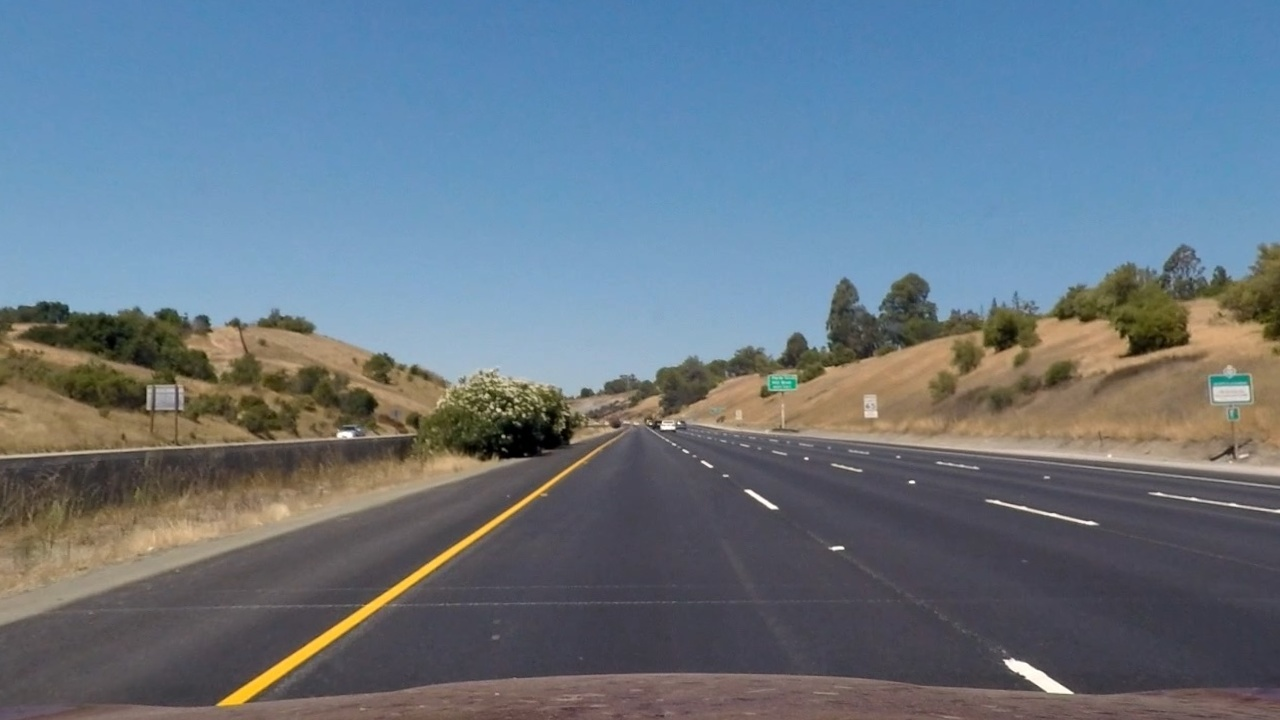
#> input picture output_images/undistorted_straight_lines1.jpg, 1280 x 720 px
$ python LaneAerializer.py
#> lines starting #> are read from the running program, lines starting #| are printed output that depends on the picture; after the words box and inside, x2 and y2 are one past the last pixel; in counts of white or black regions, pixels touching at a corner belong together
import cv2
import pickle
import matplotlib.pyplot as plt
import numpy as np


class LaneAerializer:
    mtx = None
    trapiz = None
    rect = None
    mtxInv = None

    def __init__(self, trapiz, rect):
        self.trapiz = trapiz
        self.rect = rect
        self.mtx = cv2.getPerspectiveTransform(trapiz, rect)
        self.mtxInv = cv2.getPerspectiveTransform(rect, trapiz)

    @classmethod
    def from_pickle(cls, pickle_file):
        with open(pickle_file, mode='rb') as f:
            pers_trans = pickle.load(f)
            return LaneAerializer(pers_trans['trapiz'], pers_trans['rect'])

    @classmethod
    def from_image(cls, image_path, pickle_path=None, grid_interval=25, grid_color=(200, 100, 200)):
#> called with pickle_path = './lane_aerializer/lane_aerializer.p', grid_interval = 25, grid_color = (200, 100, 200)
        points = []
        current = [0, 0]
        image = cv2.imread(image_path)
#> image is the input picture: shape (720, 1280, 3); mean B, G, R 131.6, 118.3, 103.6
        width = image.shape[1]
#> width = 1280
        height = image.shape[0]
#> height = 720
        img = image.copy()

        c_x = int(width / 2)
#> c_x = 640
        c_y = int(height / 2)
#> c_y = 360

        for i in range(0, c_x + 1, grid_interval):
            cv2.line(img, (i, 0), (i, height), grid_color, 1)
            cv2.line(img, (width - i, 0), (width - i, height), grid_color, 1)
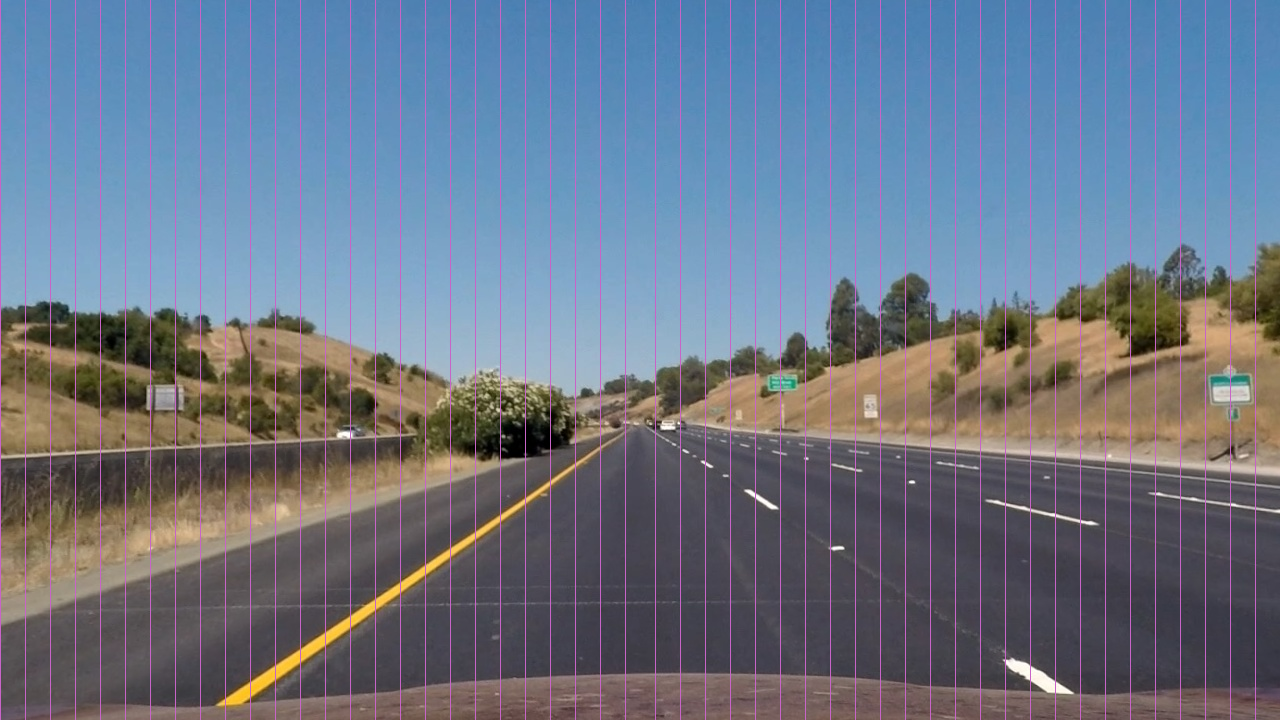
#> img: shape (720, 1280, 3); 3.98% of pixels changed, all inside (x1, y1, x2, y2) = (0, 0, 1256, 720)

        for i in range(0, c_y + 1, grid_interval):
            cv2.line(img, (0, i), (width, i), grid_color, 1)
            cv2.line(img, (0, height - i), (width, height - i), grid_color, 1)
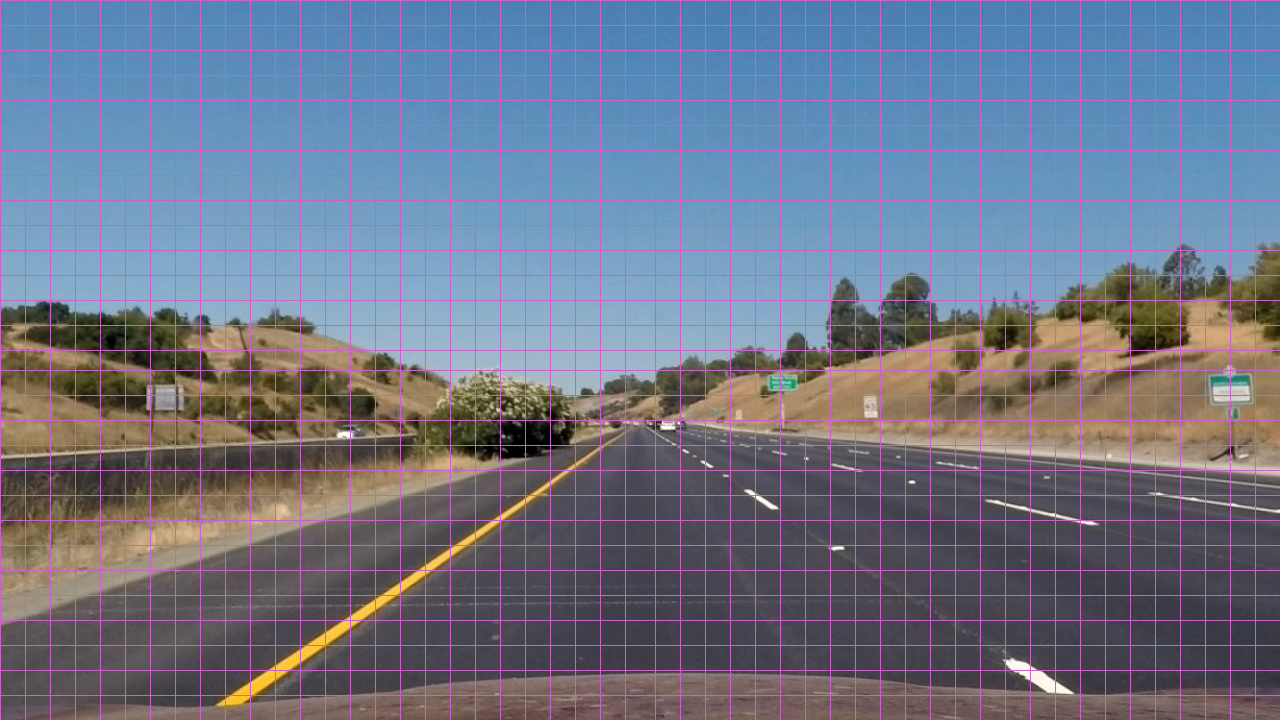
#> img: shape (720, 1280, 3); 3.87% of pixels changed, all inside (x1, y1, x2, y2) = (1, 0, 1280, 696)

        def select_point(event, x, y, flags, param):
            current[0] = x
            current[1] = y
            if event == cv2.EVENT_LBUTTONDBLCLK:
                points.append([x, y])

        cv2.namedWindow('image')
        cv2.resizeWindow('image', 200, 200)
        cv2.setMouseCallback('image', select_point)
        cv2.moveWindow('image', 0, 0)

        while True:
            temp_img = img.copy()
            cv2.putText(temp_img, str(current), (current[0] + 20, current[1]), cv2.FONT_HERSHEY_PLAIN, 0.5,
                        (255, 255, 255), 1)
#> temp_img: shape (720, 1280, 3); under 0.01% of pixels changed, all inside (x1, y1, x2, y2) = (21, 0, 43, 2)
            for point in points:
                cv2.circle(temp_img, (point[0], point[1]), 1, (255, 0, 0), -1)
            cv2.imshow('image', temp_img)
            k = cv2.waitKey(20) & 0xFF
#> (key Esc is pressed here)
            if k == 8:
                try:
                    points.pop()
                except:
                    pass
            if k == 27:
                break

        trapiz = np.float32(np.array(points.copy()))
        mark = 0.47 * width
#> mark = 601.6

        rect = np.float32([(mark, 0),
                           (width - mark, 0),
                           (width - mark, height),
                           (mark, height)])

        temp_img = image.copy()

        cv2.polylines(temp_img, [np.int32(rect)], 1, (0, 0, 255), 3)
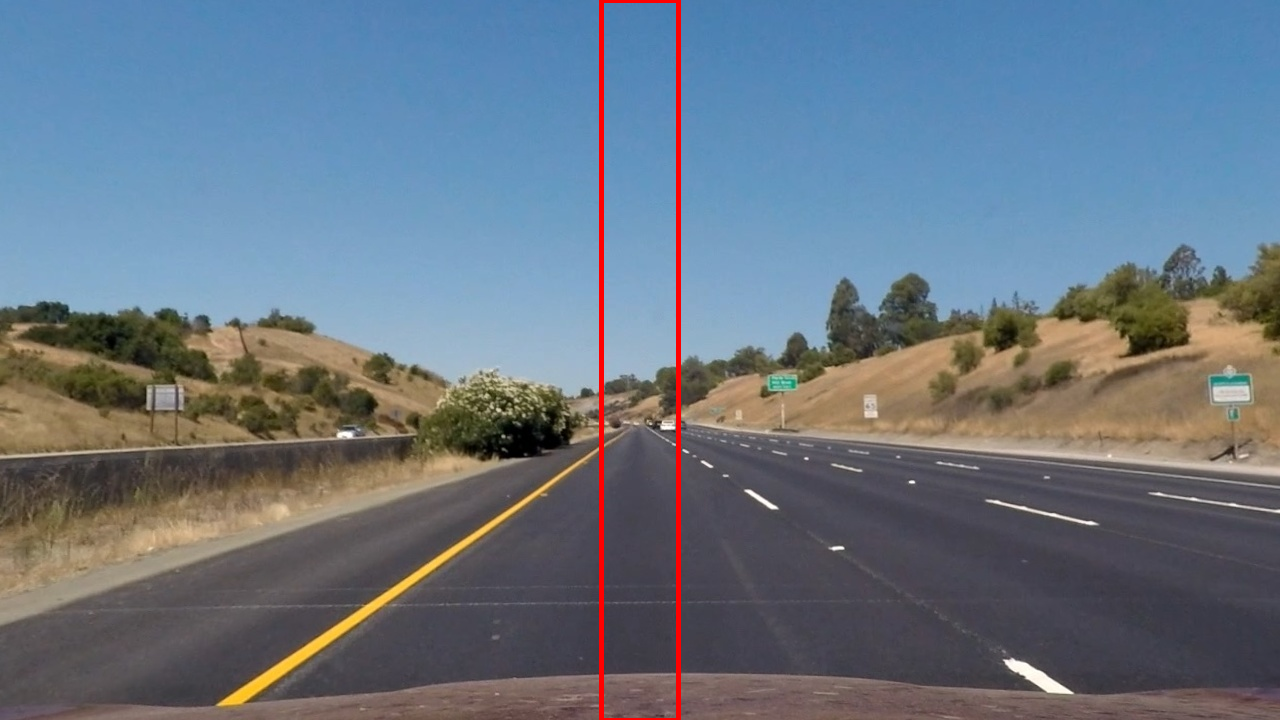
#> temp_img: shape (720, 1280, 3); 0.82% of pixels changed, all inside (x1, y1, x2, y2) = (599, 0, 681, 720)
        cv2.polylines(temp_img, [np.int32(trapiz)], 1, (0, 255, 0), 3)
        cv2.imshow('image', temp_img)
        cv2.waitKey(200000)
        cv2.destroyAllWindows()
        cv2.imwrite("./output_images/undistorted_straight_lines1_perspective_overlay.jpg", temp_img)
        if len(trapiz) == 4 & len(rect) == 4:
            if pickle_path is not None:
                pers_trans = {}
                pers_trans["trapiz"] = np.array(trapiz)
                pers_trans["rect"] = np.array(rect)
                pickle.dump(pers_trans, open(pickle_path, "wb"))

            return LaneAerializer(trapiz, rect)
        else:
#> (the run stopped early here; a loop or call above may not have finished)

$ run again, with lane_aerializer/straight_lines2.jpg copied over output_images/undistorted_straight_lines1.jpg
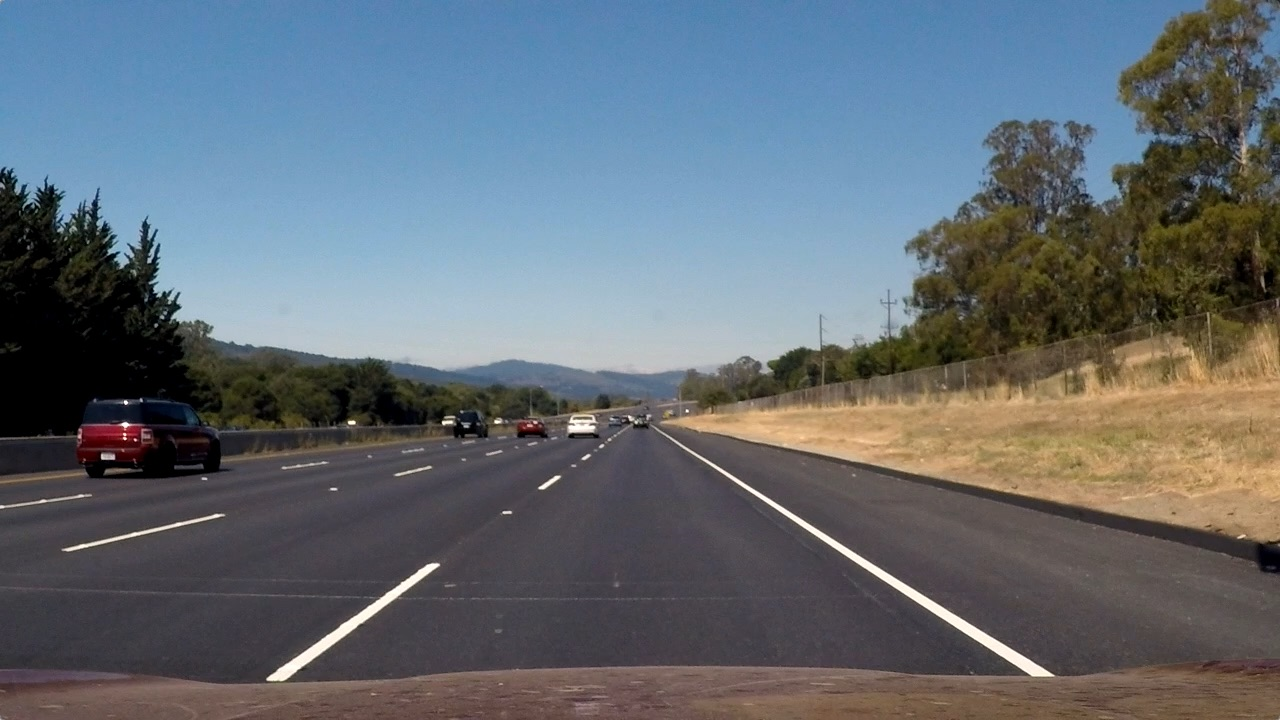
#> input picture lane_aerializer/straight_lines2.jpg, 1280 x 720 px
#> in from_image, image is the input picture: shape (720, 1280, 3); mean B, G, R 115.1, 107.7, 99.4
#> after the loop in from_image, `for i in range(0, c_y + 1, grid_interval):`:
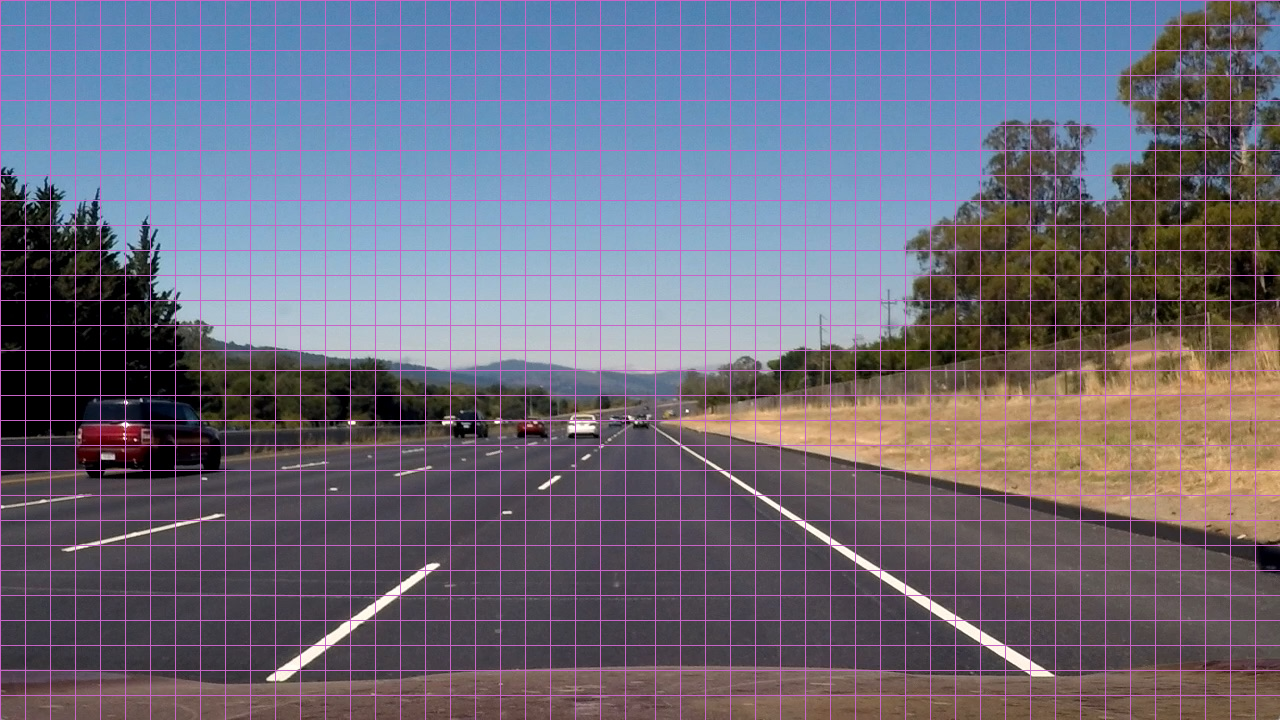
#> img: shape (720, 1280, 3); mean B, G, R 121.7, 107, 107.3
#> in from_image, `cv2.polylines(temp_img, [np.int32(rect)], 1, (0, 0, 255), 3)`:
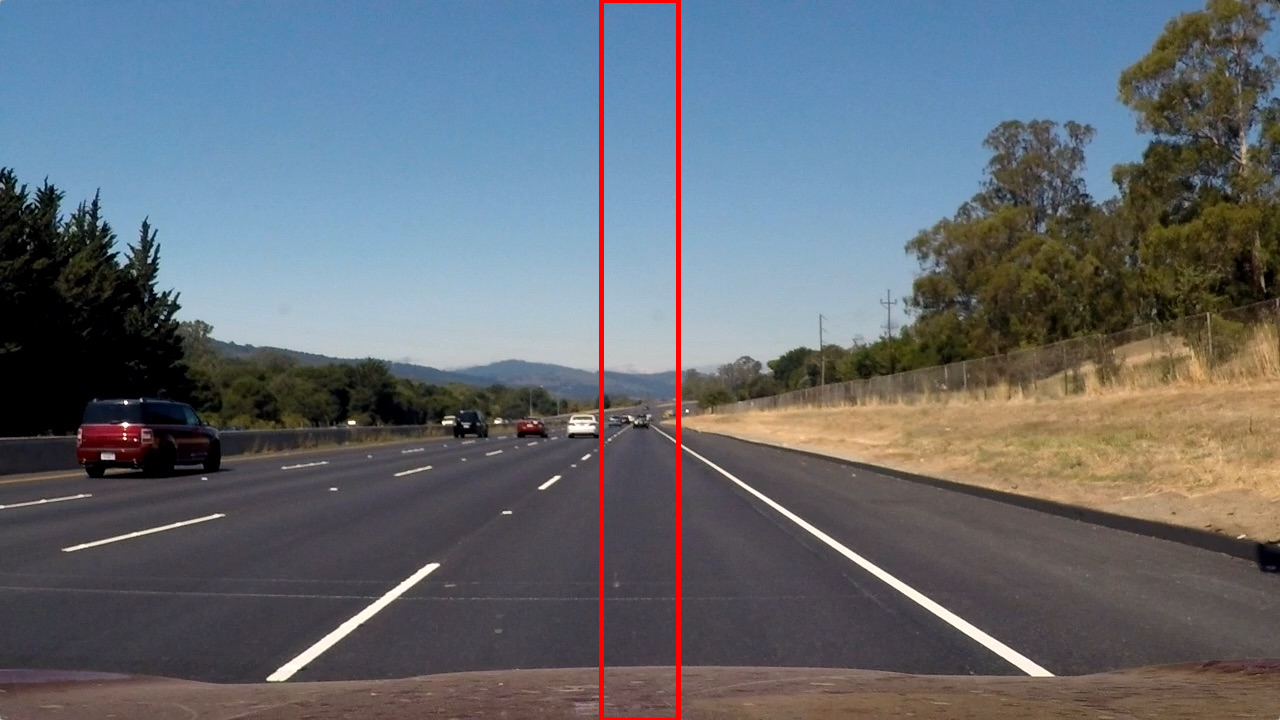
#> temp_img: shape (720, 1280, 3); 0.82% of pixels changed, all inside (x1, y1, x2, y2) = (599, 0, 681, 720)
